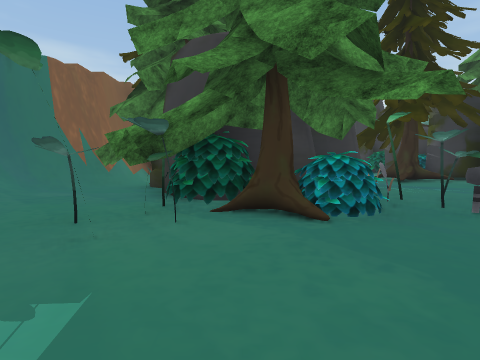
view 1 (above)

17 first-person views from a walk through a scene from a Unity 3-D project. The camera is 1.3 m above the floor, tilts 4° down and sees 80° across. The floor is counted in squares, 2 m on a side. Each view is taken from the middle of a square. On the plan, view 1 faces up. The plan holds only what a view shows up to about 9 squares ahead; the rest is blank. The place goes on beyond the plan. Some animated figures are left out. Some surface patterns are stand-ins.

view 2
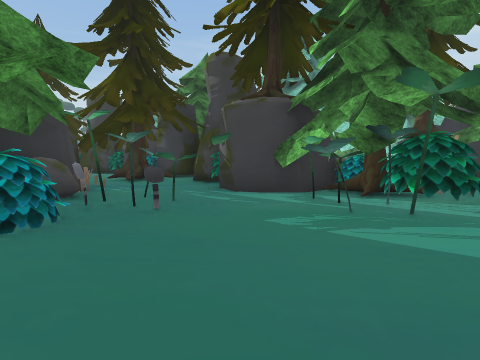

view 3
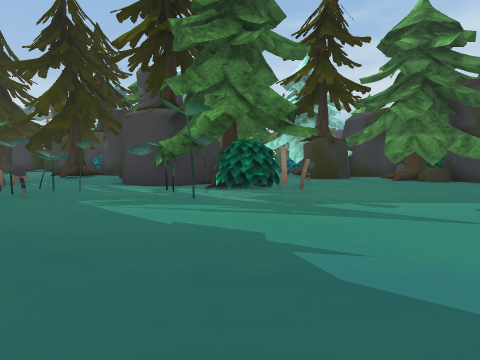

view 4
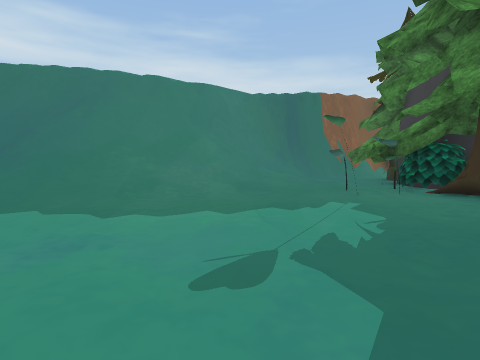

view 5
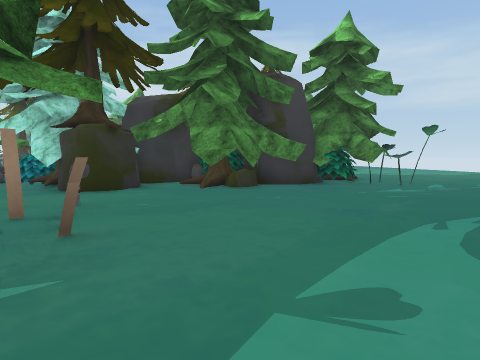

view 6
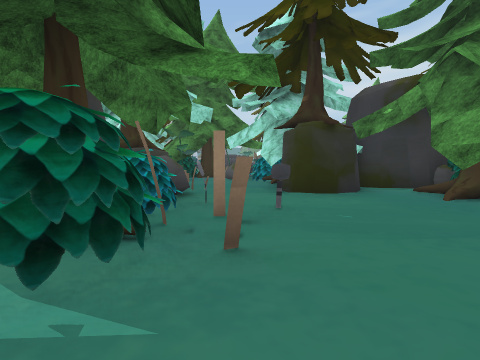

view 7
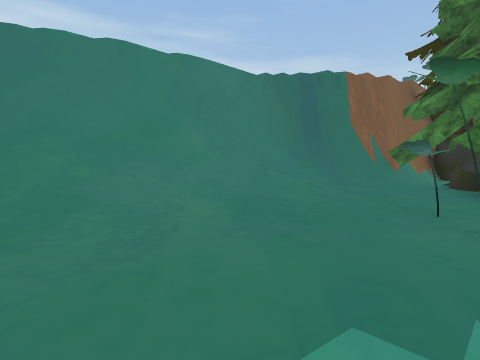

view 8
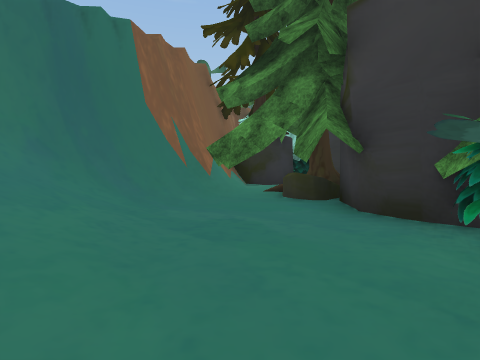

view 9
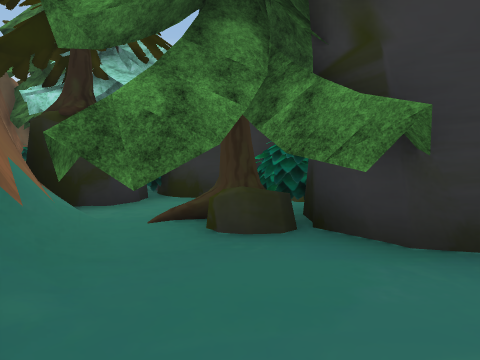

view 10
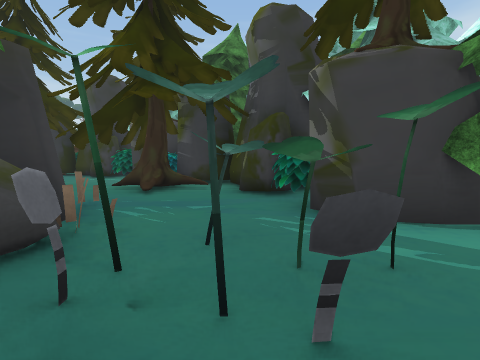

view 11
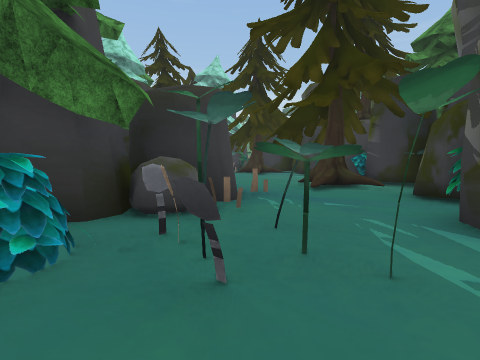

view 12
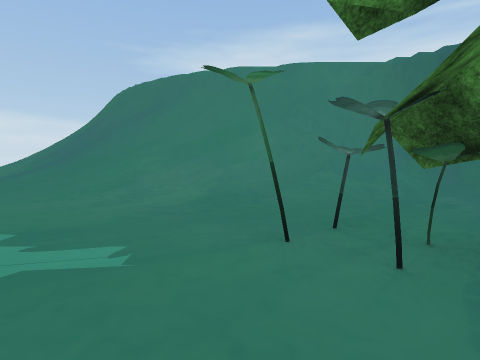

view 13
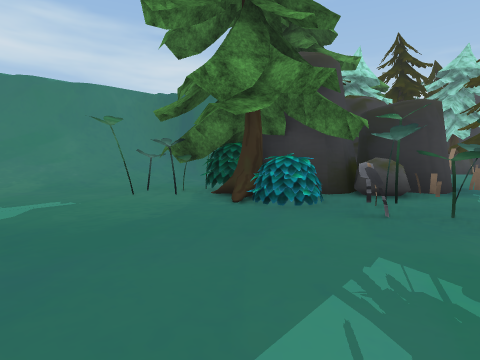

view 14
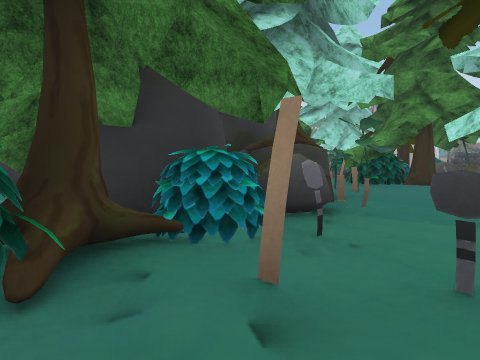

view 15
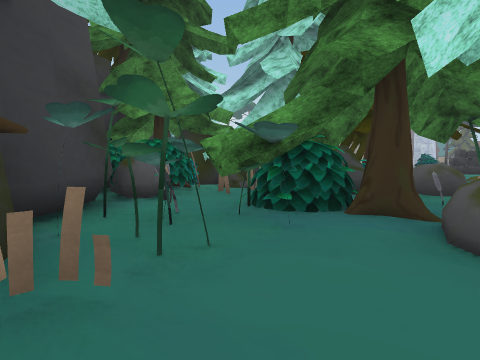

view 16
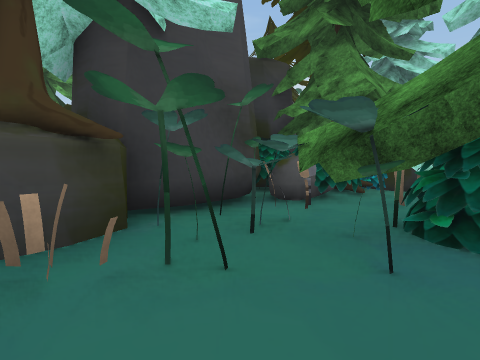

view 17
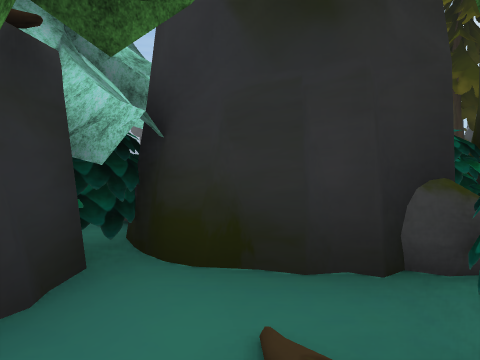

### Floor plan
Key: @ floor where view 1 was taken; # wall or solid block; . main floor; : floor 7 m higher than the main floor; / step, stairs or slope; = window, fence, low wall or low ledge; v drop or lower ground; T tree; O other object.
Columns run from 8 left of view 1 to 23 right of it. Each row starts with its distance up from view 1.
 16            TT
 15      TT    TT
 14      TT
 13                   OTT  T
 12       TT         OTTT TT
 11     TT O   .T  O TTTTTT
 10     T###   ..=###OOTTTOO
  9    :####   O.TTOOOOTTTO.
  8    v#TTT   O.=## OOTTTO.O
  7  :v##T##O###..## #OT.TOOO
  6  v#//.T###OO. ####O..O
  5  ##//..###OOO#####O..O
  4  #///..TTTOOO####O...T
  3 :#///.OT......##OO.#TO
  2 :#///.......OTTTO..###         T
  1 v#///........OOOOO....OO       T
  0 #////...@..........T.TO##
 -1 =////..............T##O
 -2 /////...............T#
 -3 ////.................TO

Positions as (right, up) in squares from view 1, and headings:
1: (0, 0), facing up
2: (1, 0), facing up-right
3: (2, -3), facing up-right
4: (1, -3), facing up-left
5: (5, -1), facing right
6: (6, -1), facing up-right
7: (-1, -1), facing up-left
8: (-3, 2), facing up
9: (-4, 5), facing up-right
10: (2, 3), facing up-right
11: (3, 2), facing up
12: (1, 2), facing left
13: (4, 0), facing up-left
14: (8, 0), facing up
15: (11, 4), facing up
16: (12, 5), facing up-left
17: (12, 0), facing up-right
